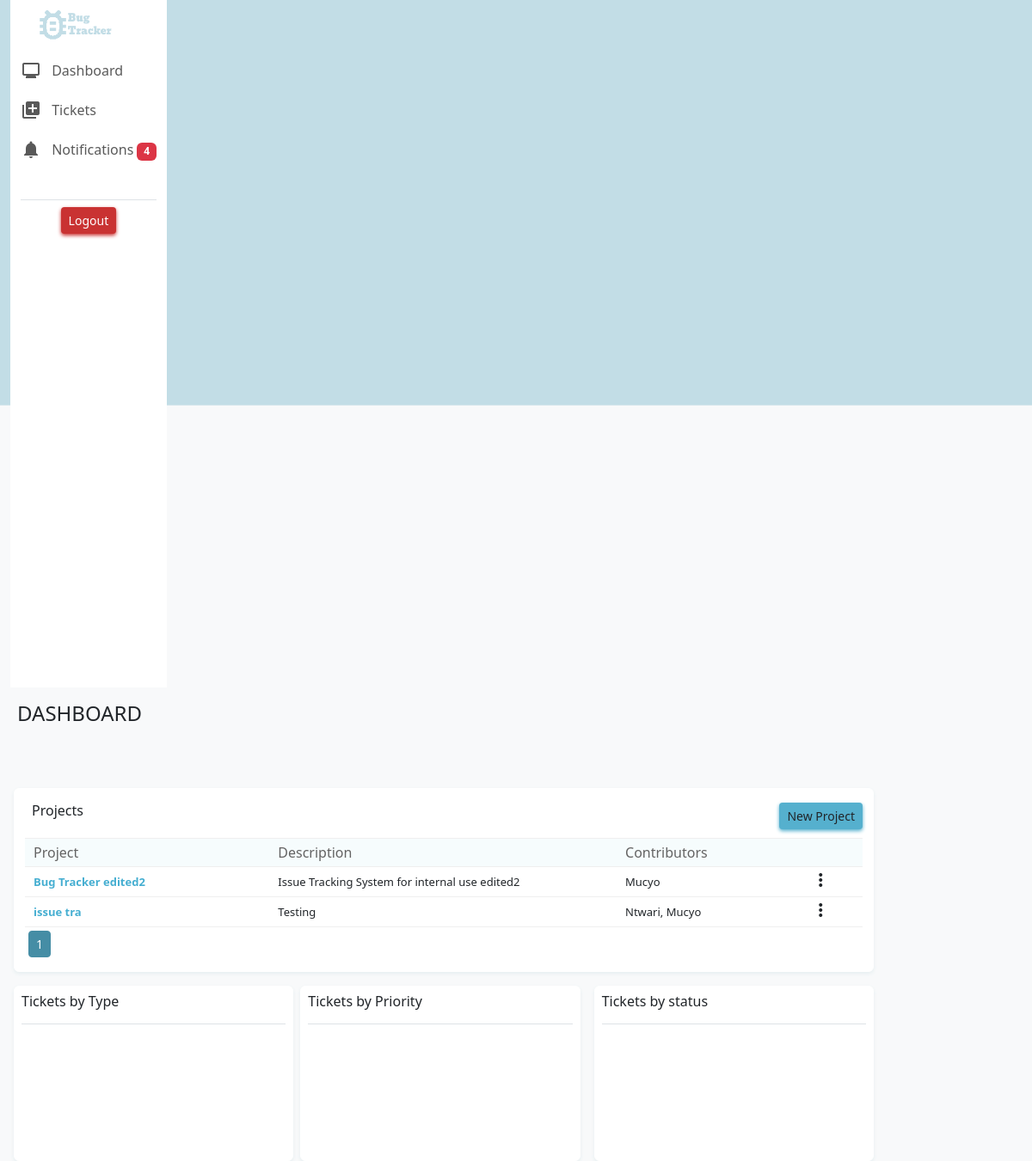
/ (signed in), run on an earlier commit of the app's database.
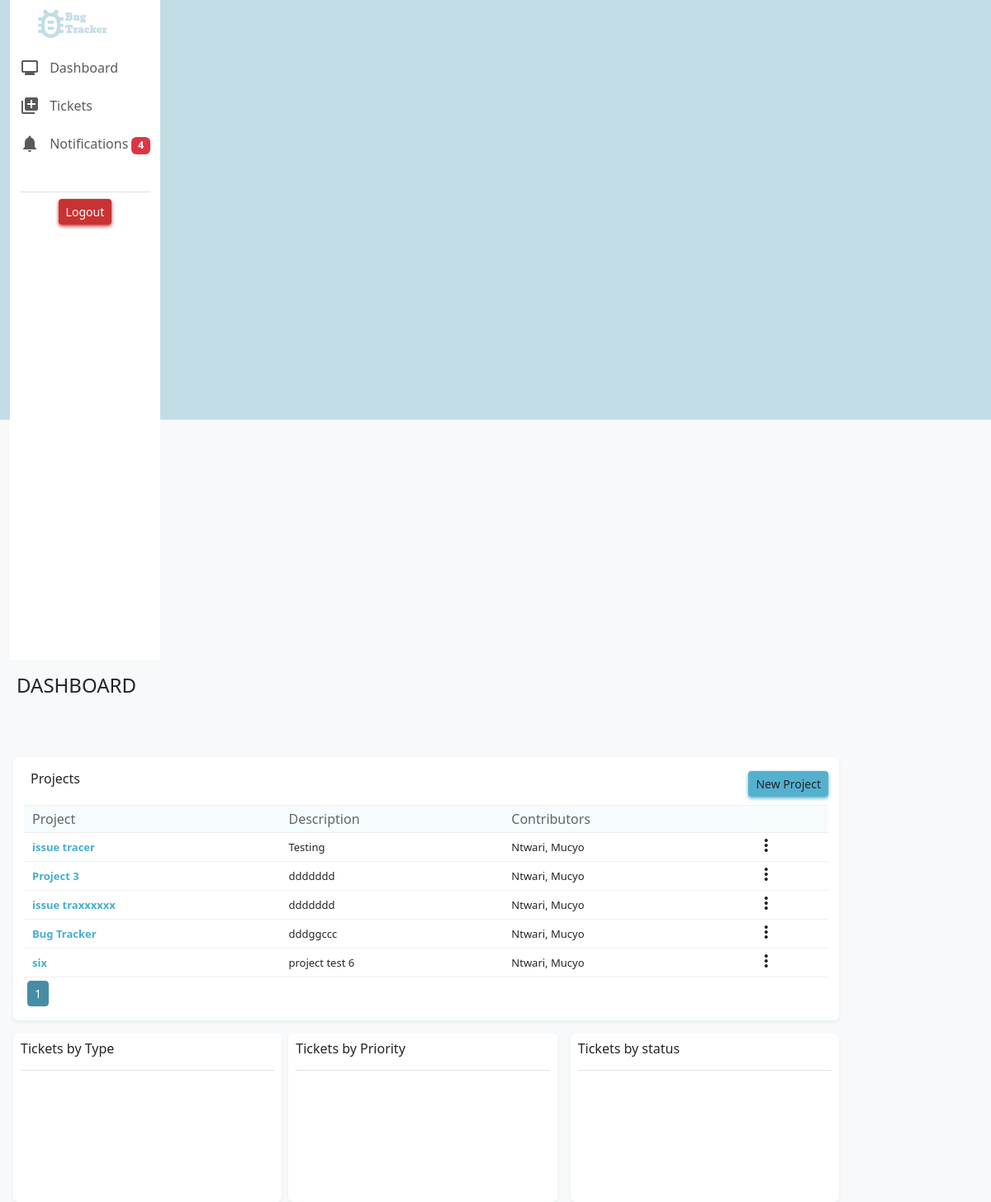
And on a later commit of the database.
### bug_tracker/models.py (models this page shows, shortened)
class Project(models.Model):
    project_name = models.CharField(max_length=255)
    project_description = models.TextField()
    team_members = models.ManyToManyField(CustomUser)
    project_creator = models.ForeignKey(CustomUser, on_delete=models.CASCADE, related_name='created_projects', null=True)
    tickets = models.ForeignKey('Ticket', on_delete=models.CASCADE, related_name='project_tickets', null=True)

class CustomUser(AbstractUser):
    first_name = models.CharField(max_length=150)
    last_name = models.CharField(max_length=150)
    phone_number = models.CharField(max_length=20,blank=False, null=False)
    def __str__(self):
        return self.username

### bug_tracker/views.py (the view)
# urls.py: path("", views.index, name="index"),
def index(request):
    if request.method == 'GET':
        users = CustomUser.objects.all()
        projects = Project.objects.all().order_by("id")
        paginator = Paginator(projects, 5)  # Display 5 projects per page
        page_number = request.GET.get('page')
        page_obj = paginator.get_page(page_number)
        return render(request, "bug_tracker/index.html", {
            "users": users,
            "projects": projects,
            "project_list": page_obj,
            "page_range": paginator.page_range,
            "page_number": page_obj.number,
        })

### bug_tracker/templates/bug_tracker/index.html (shortened to what this page needs)
{% extends "bug_tracker/layout.html" %}
{% load static %}
{% block content %}
<div class="col-sm-10">
    <div class="pt-3 ps-2 h4 pb-3"> DASHBOARD</div>
    <div class="row">
      <div class="col-sm-12 bg-light2 border-charts mt-5 ms-3 rounded">
          <div class="d-flex justify-content-between">
              <div class="h6 pt-3 ps-2"> Projects {{ proect_id }}</div>
              <div class="pt-3"><button type="button" class="btn btn-color2 btn-color2-shadow btn-sm" data-bs-toggle="modal" data-bs-target="#myModal">New Project</button></div>
          </div>
          <div>
              <table class="table-responsive table-hover">
                  <thead>
                    <tr>
                      <th>Project</th>
                      <th>Description</th>
                      <th>Contributors</th>
                      <th></th>
                    </tr>
                  </thead>
                  <tbody>
                    {% for project in project_list %}
                      <tr>
                        <td class="text-color5 size1"><b><a class="text-color5 size1 x" href="{% url 'project_view' project.id %}">{{ project.project_name }}</b></a></td>
                        <td class="truncate size1">{{ project.project_description }}</td>
                        <td class="truncate size1">{{ project.team_members.all|join:", " }}</td>
                        <td>
                          <div class="dropdown">
                            <i class="material-icons more-vert-icon4" id="dropdownMenuButton{{ project.id }}" data-bs-toggle="dropdown" aria-haspopup="true" aria-expanded="false" data-project-id="{{ project.id }}">more_vert</i>
                          </div>
                        </td>
                      </tr>
                    {% endfor %}
                  </tbody>
                </table>
                <div>
                  <nav aria-label="...">
                    <ul class="pagination pagination-sm pt-1 ps-1">
                      {% for page in page_range %}
                      <li class="page-item text-color5 {%  if page_number == page %} active {% endif %}">
                        <a class="page-link text-color5 {%  if page_number == page %} active {% endif %}" href="?page={{ page }}" tabindex="-1">{{ page }}</a>
                      </li>
                      {% endfor %}
                    </ul>
                  </nav>
                </div>
          </div>
      </div>
    </div>
    <div class="row pt-3">
      <div class="container-fluid ms-1 d-flex">
      <div class="col-sm-4 transform border-charts rounded bg-charts">
        <div>
          <div class="p-2 h6">Tickets by Type</div>
          <div class="border-bottom my-2 mx-2"></div>
           <div class="chart-height" id="chart1">
           </div>
        </div>
      </div>
      <div class="col-sm-4 transform border-charts ms-2 rounded bg-charts">
        <div>
          <div class="p-2 h6">Tickets by Priority</div>
          <div class="border-bottom my-2 mx-2"></div>
          <div class="chart-height" id="chart2">
          </div>
        </div>
      </div>
      <div class="col-sm-4 transform border-charts ms-3 rounded bg-charts">
        <div>
          <div class="p-2 h6">Tickets by status</div>
          <div class="border-bottom my-2 mx-2"></div>
          <div class="chart-height" id="chart3">
          </div>
        </div>
      </div>
      </div>
    </div>
  </div>
{% endblock %}

What changed in the data, as far as the page shows it:
removed Project: project_name "Bug Tracker edited2", project_description "Issue Tracking System for internal use edited2", team_members.all "Mucyo"
changed Project "Testing": project_name "issue tra" → "issue tracer"
added Project: project_name "Project 3", project_description "ddddddd", team_members.all "Ntwari, Mucyo"
added Project: project_name "issue traxxxxxx", project_description "ddddddd", team_members.all "Ntwari, Mucyo"
added Project: project_name "Bug Tracker", project_description "dddggccc", team_members.all "Ntwari, Mucyo"
added Project: project_name "six", project_description "project test 6", team_members.all "Ntwari, Mucyo"
